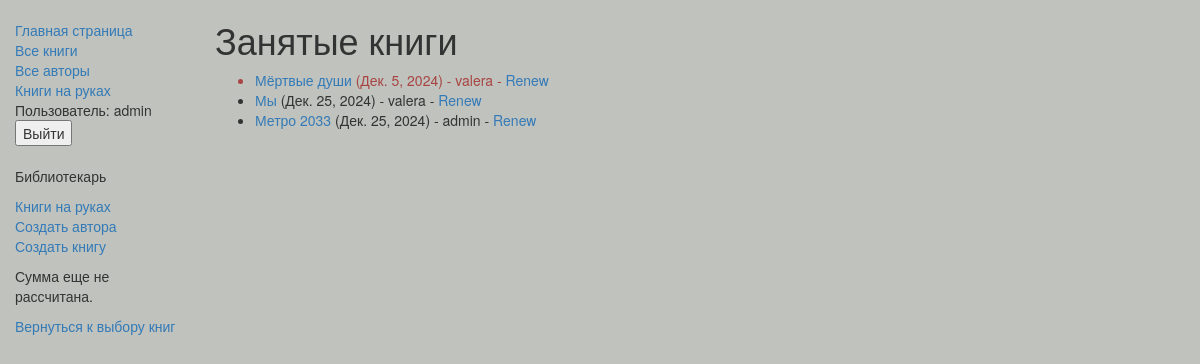
The app's page /catalog/usersbooks/ (signed in) with its own data.
### catalog/models.py (models this page shows, shortened)
class BookInstance(models.Model):
    id = models.UUIDField(primary_key=True, default=uuid.uuid4, help_text="Unique ID for this particular book across whole library")
    book = models.ForeignKey('Book', on_delete=models.SET_NULL, null=True)
    imprint = models.CharField(max_length=200)
    due_back = models.DateField(null=True, blank=True)
    borrower = models.ForeignKey(User, on_delete=models.SET_NULL, null=True, blank=True)
    LOAN_STATUS = (
        ('m', 'Maintenance'),
        ('o', 'On loan'),
        ('a', 'Available'),
        ('r', 'Reserved'),
    )
    status = models.CharField(max_length=1, choices=LOAN_STATUS, blank=True, default='m', help_text='Book availability')
    class Meta:
        ordering = ["due_back"]
        permissions = (("can_mark_returned", "Set book as returned"),)
    @property
    def is_overdue(self):
        if self.due_back and date.today() > self.due_back:
            return True
        return False

class Book(models.Model):
    title = models.CharField(max_length=200)
    author = models.ForeignKey('Author', on_delete=models.SET_NULL, null=True)
    summary = models.TextField(max_length=1000, help_text="Enter a brief description of the book")
    isbn = models.CharField('ISBN',max_length=13, help_text='13 Character <a href="https://www.isbn-international.org/content/what-isbn">ISBN number</a>')
    genre = models.ManyToManyField(Genre, help_text="Select a genre for this book")
    price = models.CharField(default=1, max_length=20, help_text="Введите цену")
    def display_genre(self):
        return ', '.join([genre.name for genre in self.genre.all()[:3]])
    display_genre.short_description = 'Genre'

### catalog/views.py (the view)
class LoanedBooksByStaffListView(PermissionRequiredMixin,generic.ListView):
    model = BookInstance
    template_name ='catalog/bookinstance_list_borrowed_staff.html'
    paginate_by = 10
    permission_required = 'catalog.can_mark_returned'
    def get_queryset(self):
        return BookInstance.objects.filter(status__exact='o').order_by('due_back')

### catalog/templates/catalog/bookinstance_list_borrowed_staff.html
{% extends "base_generic.html" %}
{% block content %}
    <h1>Занятые книги</h1>
    {% if bookinstance_list %}
    <ul>
      {% for bookinst in bookinstance_list %}
    <li class="{% if bookinst.is_overdue %}text-danger{% endif %}">
        <a href="{% url 'book-detail' bookinst.book.pk %}">{{bookinst.book.title}}</a> ({{ bookinst.due_back }})
        {% if user.is_staff %} - {{ bookinst.borrower }}{% endif %} {% if perms.catalog.can_mark_returned %}-
        <a href="{% url 'renew-book-librarian' bookinst.id %}">Renew</a> {% endif %}
    </li>
    {% endfor %}
    </ul>
    {% else %}
      <p>Нет занятых книг.</p>
    {% endif %}
{% endblock %}

### catalog/templates/base_generic.html (shortened to what this page needs)
<!doctype html>
<html lang="ru">
  <head>
    <link
      rel="stylesheet"
      href="https://maxcdn.bootstrapcdn.com/bootstrap/3.3.7/css/bootstrap.min.css" />
    {% load static %}
    <link rel="stylesheet" href="{% static 'css/styles.css' %}" />
  </head>
  <body style="background-color: #BFC2BD;">
    <div class="container-fluid">
      <div class="row">
        <div class="col-sm-2">
          {% block sidebar %}
            <ul class="sidebar-nav">
              <li><a href="{% url 'index' %}">Главная страница</a></li>
              <li><a href="{% url 'books' %}">Все книги</a></li>
              <li><a href="{% url 'authors' %}">Все авторы</a></li>
              <li><a href="{% url 'my-borrowed' %}">Книги на руках</a></li>
              {% if user.is_authenticated %}
                <li>Пользователь: {{ user.get_username }}</li>
                <li>
                    <form action="{% url 'logout'%}?next={{request.path}}" method="post">
                        <button class="dropdown-item" type="submit">Выйти</button>
                    </form>
                </li>
                <br> {% else %}
                <form action="{% url 'login' %}" method="post"> {% csrf_token %}
                    <button class="dropdown-item" type="submit">Войти</button>
                </form>
                {% endif %}
              {% if perms.catalog.can_mark_returned %}
                <p>Библиотекарь</p>
                <li><a href="{% url 'users-borrowed' %}">Книги на руках</a></li>
                <li><a href="{% url 'author_create' %}">Создать автора</a></li>
                <li><a href="{% url 'book_create' %}">Создать книгу</a></li>
              {% endif %}
            </ul>
            {% if total_price %}
                <p>Общая сумма: {{ total_price }} руб.</p>
            {% else %}
                <p>Сумма еще не рассчитана.</p>
            {% endif %}
            <a href="{% url 'books' %}">Вернуться к выбору книг</a>
          {% endblock %}
        </div>
        <div class="col-sm-10 ">{% block content %}{% endblock %}</div>
      </div>
    </div>
  </body>
</html>

### catalog/static/css/styles.css (style rules this page uses)
.sidebar-nav { margin-top: 20px; padding: 0; list-style: none; }

### records on screen
BookInstance: book "Мёртвые души", due_back "Дек. 5, 2024", borrower "valera"
BookInstance: book "Мы", due_back "Дек. 25, 2024", borrower "valera"
BookInstance: book "Метро 2033", due_back "Дек. 25, 2024", borrower "admin"

### other values on screen
{{ user.get_username }} "admin"
